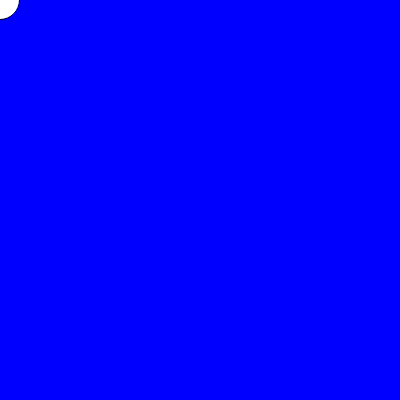
Frame 1 (no input)
Frame 60 (no input): identical to frame 1, image omitted
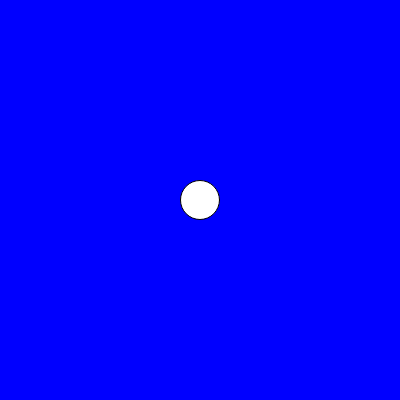
Frame 120 (the mouse pressed at the canvas centre since frame 60)

The p5.js sketch that drew these frames (run headless with seeded random() and noise() and a simulated clock; from frame 60 on, the mouse is pressed at the canvas centre):

// p5.js sketch
// ── sketch.js
var r,g,b;

r = 85,1,400;
g = 175,1,400;
b = 255,1,400;



function setup() {
 createCanvas(400, 400);

}

function draw() { 
  background("blue");
  ellipse(mouseX,mouseY,39,39);
  if (ellipse.x < 85) {
    background("red");    
  }
  if (ellipse.x < 175 & ellipse.x > 85) {
    background("green");
  }
  if (ellipse.x < 255 & ellipse.x > 175) {
    background("green")
  }
}


 
// ── style.css
html, body {
  margin: 0;
  padding: 0;
}
canvas {
  display: block;
  color:purple;
}
ellipse{
  display:circle;
  color:white;
}
